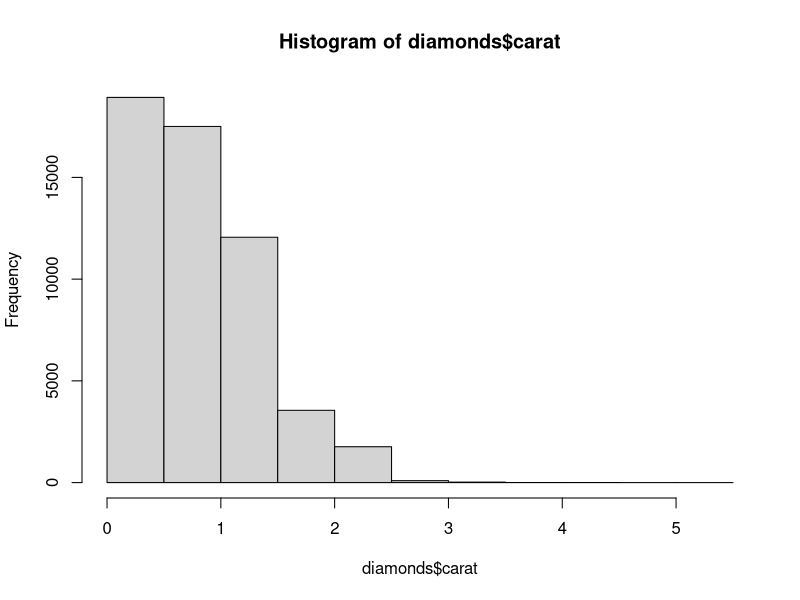
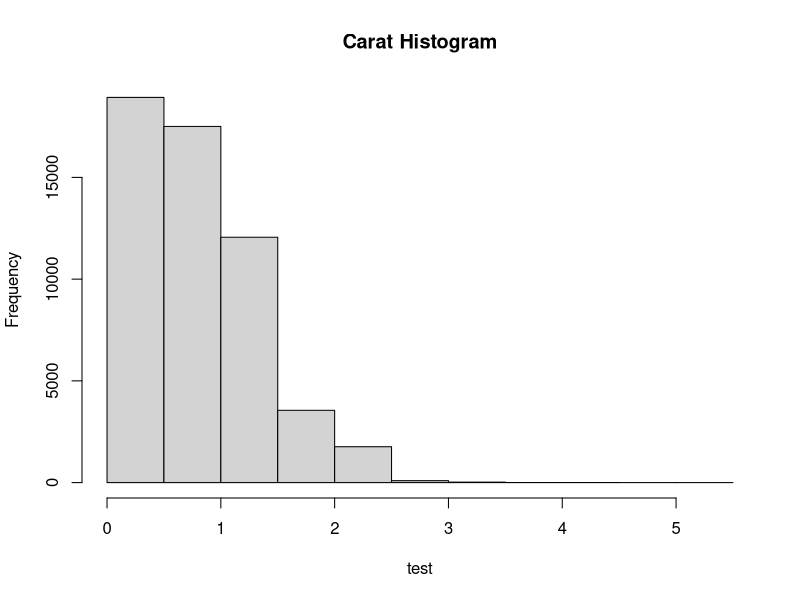
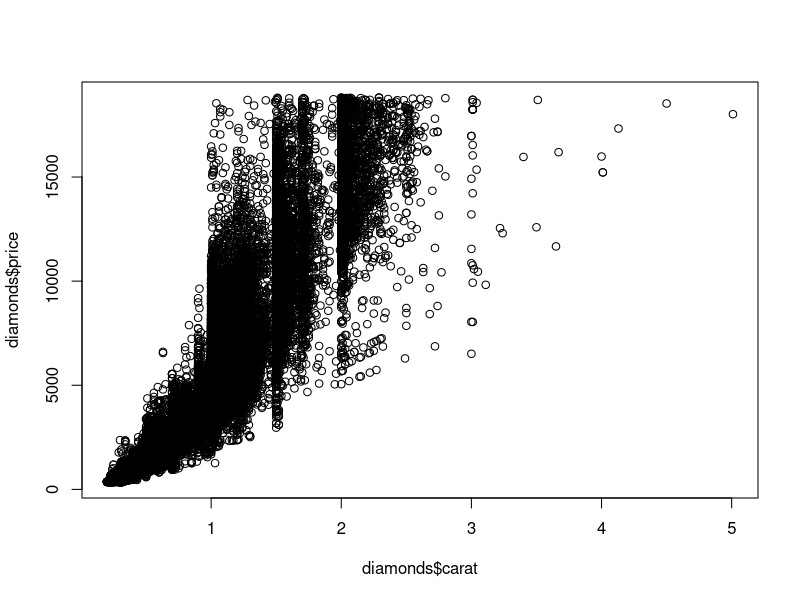
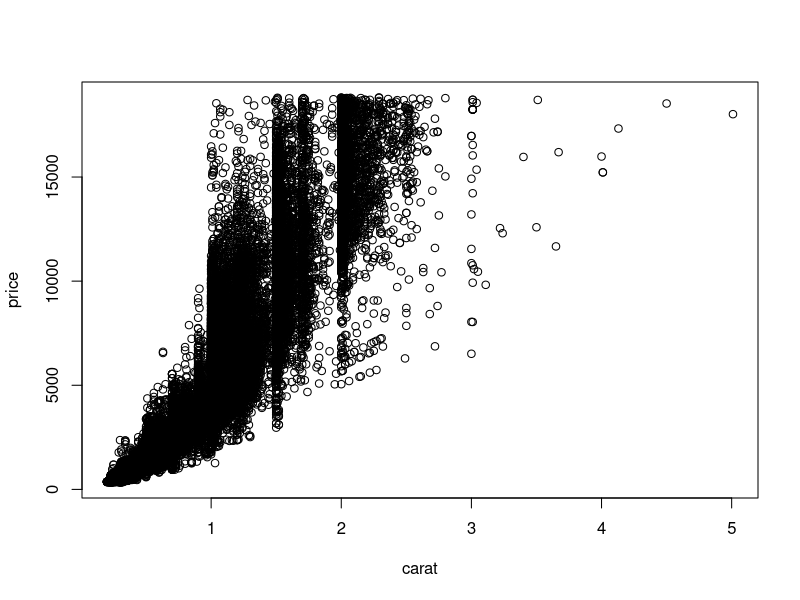
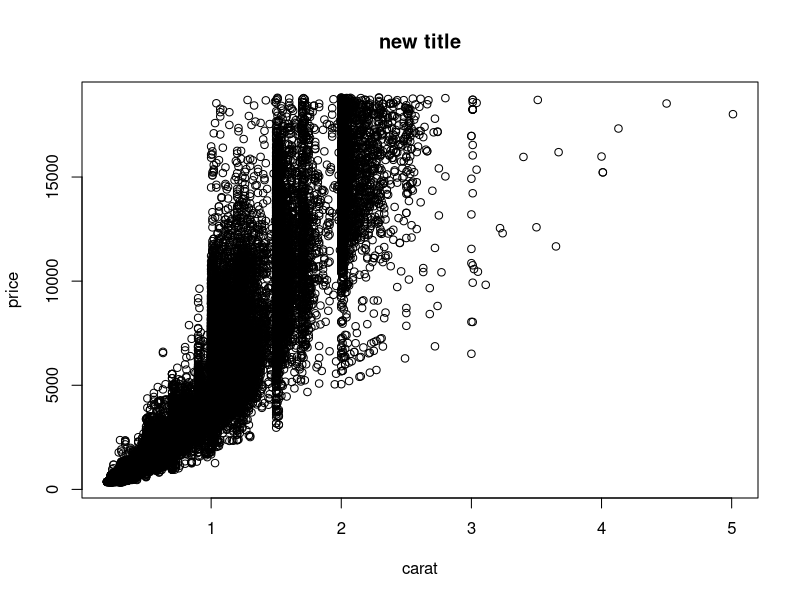
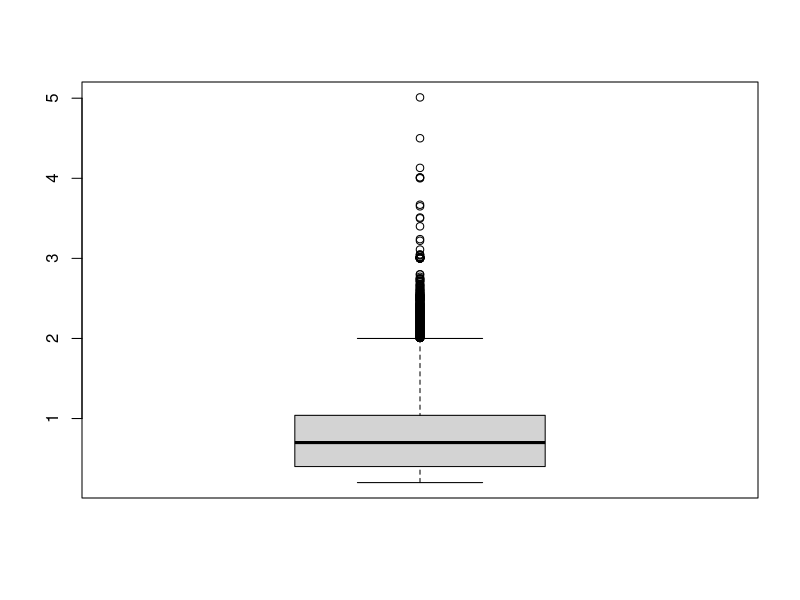
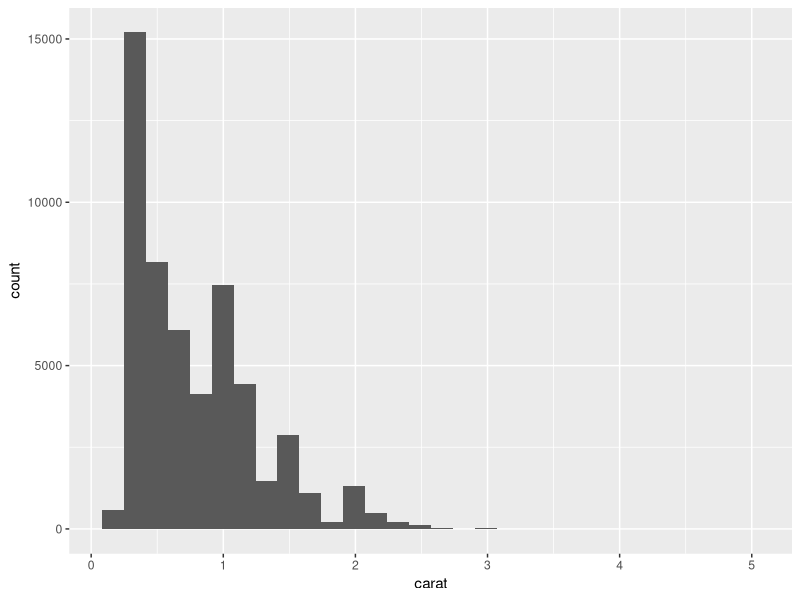
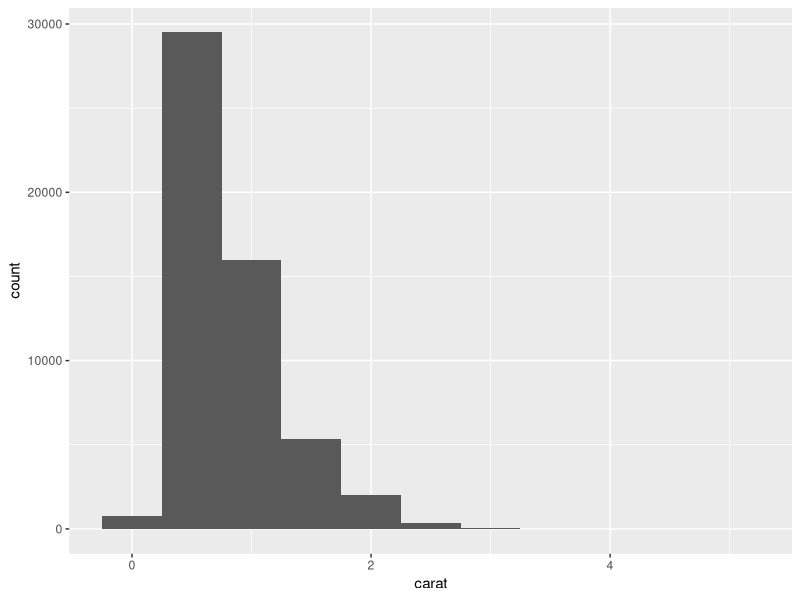

These charts were generated, in order, by the following R code:
library(ggplot2)
data(diamonds)

# hist
hist(diamonds$carat)
hist(diamonds$carat, main = "Carat Histogram", xlab = "test")

# plot
plot(diamonds$carat, diamonds$price)
plot(price ~ carat, diamonds)
plot(price ~ carat, data = diamonds, main = "new title")

# boxplots
boxplot(diamonds$carat)

# ggplot2 --> build graphics layer by layer by using + sign
ggplot(data = diamonds) + geom_histogram(aes(x = carat))
ggplot(data = diamonds) + geom_histogram(aes(x = carat), binwidth = .5)
ggplot(data = diamonds) + geom_histogram(aes(x = carat), binwidth = .1)

ggplot(data = diamonds) + geom_density(aes(x = carat))
ggplot(data = diamonds) + geom_density(aes(x = carat), fill = "grey50")

ggplot(data = diamonds, aes(x = carat, y = price)) + geom_point()
g <- ggplot(diamonds, mapping = aes(x = carat, y = price))
g + geom_point()
g + geom_point(mapping = aes(color = color))
g + geom_point(mapping = aes(color = color, shape = cut))

ggplot(diamonds, aes(y = carat, x = 1)) + geom_boxplot()
ggplot(diamonds, aes(y = carat, x = cut)) + geom_boxplot()

ggplot(diamonds, aes(y = carat, x = cut)) + geom_violin()
g <- ggplot(diamonds, aes(y = carat, x = cut))
g + geom_point() + geom_violin()
g + geom_violin() + geom_point()
g + geom_jitter() + geom_violin()

# line plot
head(economics)
ggplot(economics, aes(x = date, y = pop)) + geom_line()
library(lubridate)
economics$year <- year(economics$date)
economics$month <- month(economics$date)

econ2000 <- economics[which(economics$year >= 2000), ]
nrow(economics)
nrow(econ2000)

head(econ2000)
econ2000$month <- month(econ2000$date, label = TRUE)
head(econ2000)

library(scales)
g <- ggplot(econ2000, aes(x = month, y = pop))
g <- g + geom_line(aes(color = factor(year), group = year))
g
g <- g + scale_color_discrete(name = "Year")
g
g <- g + scale_y_continuous(labels = comma)
g <- g + labs(title = "Population Growth", x = "Month", y = "Population")
g
g <- g +  theme(axis.text.x = element_text(angle = 90, hjust = 1))
g
